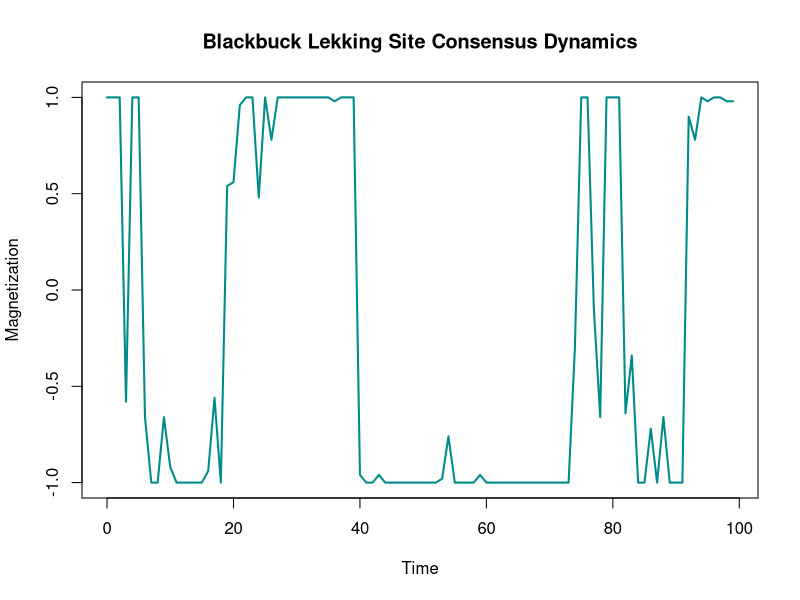

Here is the R script that generated this plot:
rm(list = ls())

# Blackbuck Lekking Site Choice Model (Continuous-time Gillespie)
# Author: AR, June 2025
# Modified for reproducibility + CSV export

# ----------------------
# Scenario:
# Each male blackbuck selects a lek site (0 or 1).
# Choices are influenced by:
# (a) stochastic individual exploration (random switching), and
# (b) copying the choice of another individual (social influence).
# ----------------------

# Set seed
seed <- 12345
set.seed(seed)

# Parameters
N <- 100            # Number of male blackbucks
r <- 100             # Copying rate
s <- 0.05            # Spontaneous switching rate
Tint <- 1         # Recording interval
Tend <- 100         # Total simulation time
iter <- ceiling(Tend / Tint)   # Number of recording intervals

# Initial state
# All males start at lek site 1
x <- rep(1, N)

# State trackers
xa <- rep(0, iter)    # Number at site 1
xb <- rep(0, iter)    # Number at site 0
m <- rep(0, iter)     # Magnetization
time <- rep(0, iter)  # Recording times

# Event timers
# First N entries = spontaneous switching clocks
# Next N entries = copying clocks

t <- rep(0, 2 * N)

# Initialize spontaneous switching timers
for (j in 1:N) {
  t[j] <- rexp(1, rate = s)
}

# Initialize copying timers
for (j in (N + 1):(2 * N)) {
  t[j] <- rexp(1, rate = r)
}

# Simulation counters
T <- 0
Tprint <- 0
n <- 1

# Gillespie simulation loop
while (T < Tend) {
  ind <- which.min(t)      # Next event index
  T <- T + t[ind]          # Advance global time
  t <- t - t[ind]          # Decrement all timers
  
  if (ind <= N) {
    # Spontaneous flip event: individual switches site randomly
    x[ind] <- abs(x[ind] - 1)
    t[ind] <- rexp(1, rate = s)   # Reset timer for this individual
  } else {
    # Copying event: individual adopts another's site choice
    ind <- ind - N
    ind1 <- sample(1:N, 1)            # Sample random male
    x[ind] <- x[ind1]                 # Copy its site choice
    t[ind + N] <- rexp(1, rate = r)   # Reset copying timer
  }
  
  # Record state at each Tint interval
  while (T > Tprint && n <= iter) {
    xa[n] <- sum(x == 1)
    xb[n] <- sum(x == 0)
    m[n] <- (xa[n] - xb[n]) / N
    time[n] <- Tprint
    Tprint <- Tprint + Tint
    n <- n + 1
  }
}

# Create dataframe
df <- data.frame(time = time, site1 = xa, site2 = xb, 
                 proportion_site1 = xa / N, proportion_site2 = xb / N, magnetization = m)

# Save to CSV
write.csv(df, file = paste0("blackbuck_gillespie_seed_", seed, ".csv"), row.names = FALSE)

# Plot
plot(time, m, type = "l", col = "cyan4", lwd = 2, xlab = "Time", ylab = "Magnetization", main = "Blackbuck Lekking Site Consensus Dynamics")
